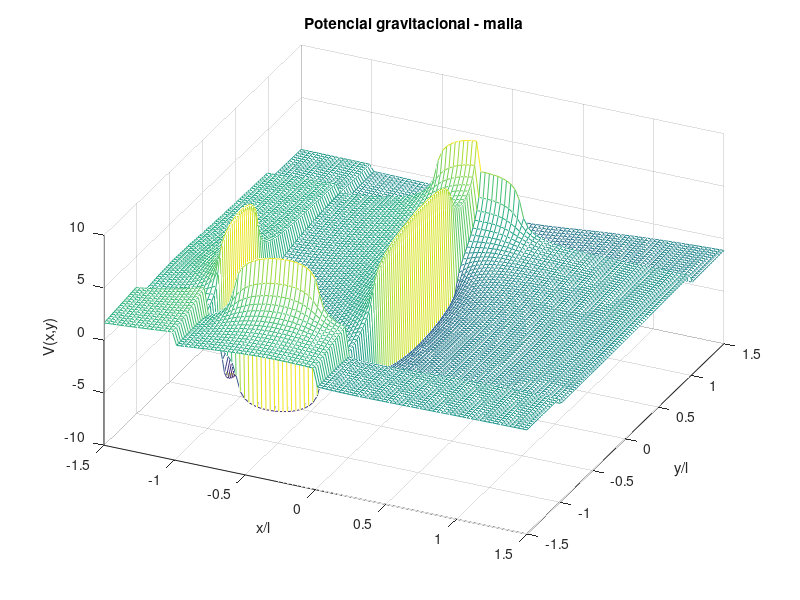
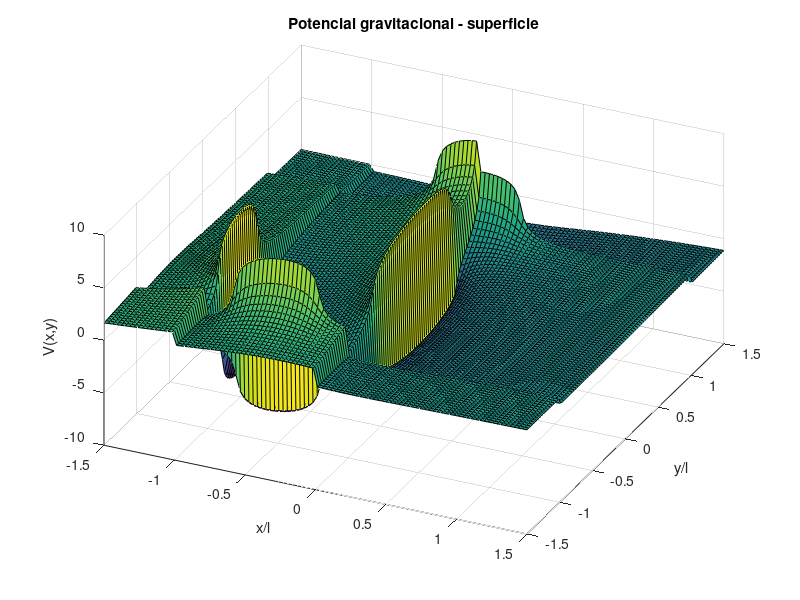
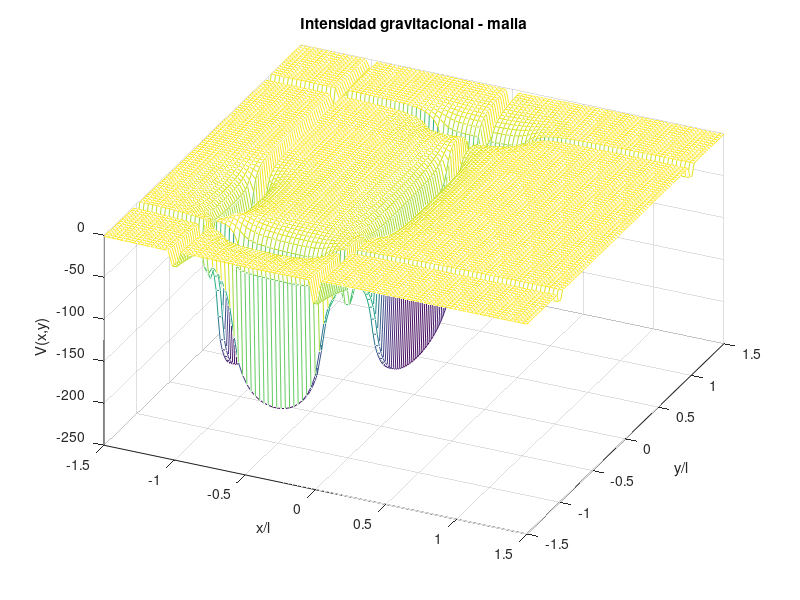
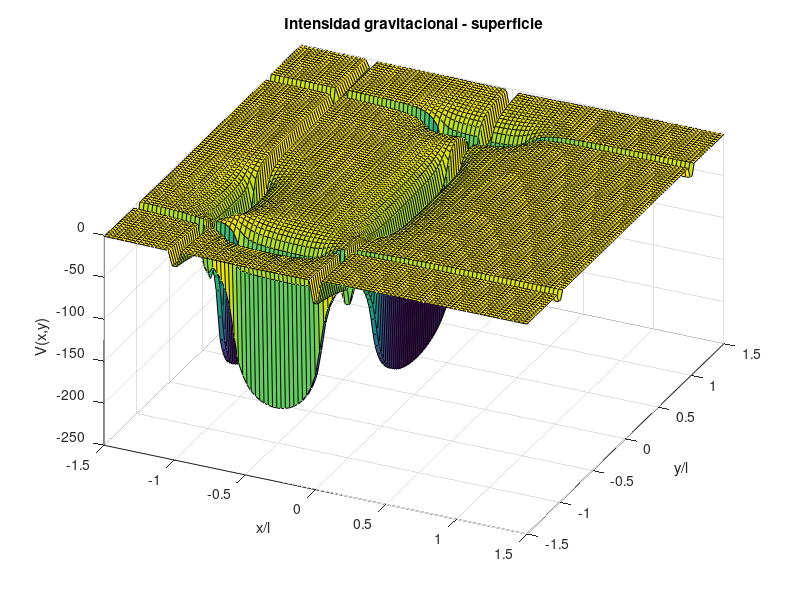

Reproduce these figures in MATLAB, in order.
% Juan David Ruiz Olmos
% juanruiz309381@correo.itm.edu.co

clc;
clear;
close all;

% Función de potencial gravitacional f
% En el origen f = asinh((10.*(x) - 3)./(10.*(y)))-asinh(((10.*(x))+3)./(10.*(y)))
f = @(x,y) (asinh((10.*(x) - 3)./(10.*(y-1)))-asinh(((10.*(x))+3)./(10.*(y-1))))...
    +(asinh((10.*(y).*(1./2) - 3)./(10.*(x)))-asinh(((10.*(y).*(1./2))+3)./(10.*(x))))...
    +(asinh((10.*(x+0.5) - 3)./(10.*(y+1)))-asinh(((10.*(x+0.5))+3)./(10.*(y+1))))...
    +(asinh((10.*(y+0.5) - 3)./(10.*(x+1)))-asinh(((10.*(y+0.5))+3)./(10.*(x+1))));

% Definir un rango para x e y
x_range = linspace(-1.5, 1.5, 100);
y_range = linspace(-1.5, 1.5, 100);

% Crear una malla de puntos para x e y
[x,y] = meshgrid(x_range, y_range);

% Calcular el potencial en cada punto de la malla
z = f(x, y);

% Calcular el gradiente del potencial (campo gravitacional)
[gx, gy] = gradient(-z, x_range, y_range);

% Calcular la magnitud del campo gravitacional (intensidad)
g_magnitude = hypot(gx, gy);

% Gráfica de malla (potencial)
figure;
mesh(x,y,z)
% Etiquetas de la gráfica
xlabel('x/l')
ylabel('y/l')
zlabel('V(x,y)')
title('Potencial gravitacional - malla')
view(25,45)

% Gráfica de superficie tridimensional (potencial)
figure;
surf(x,y,z)
% Etiquetas de la gráfica
xlabel('x/l')
ylabel('y/l')
zlabel('V(x,y)')
title('Potencial gravitacional - superficie')
view(25,45)


% Gráfica de malla (intensidad)
figure;
mesh(x,y,-g_magnitude)
% Etiquetas de la gráfica
xlabel('x/l')
ylabel('y/l')
zlabel('V(x,y)')
title('Intensidad gravitacional - malla')
view(25,45)

% Gráfica de superficie tridimensional (intensidad)
figure;
surf(x,y,-g_magnitude)
% Etiquetas de la gráfica
xlabel('x/l')
ylabel('y/l')
zlabel('V(x,y)')
title('Intensidad gravitacional - superficie')
view(25,45)